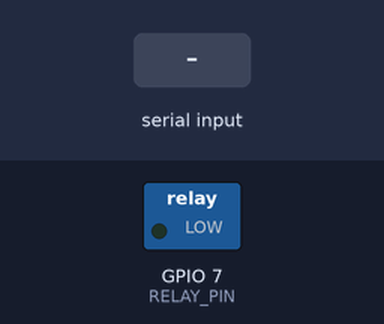
Simulated run of this sketch. Board: ESP32-S3. Parts: switched loads named in the sketch (green lamp = pin HIGH). The inputs (shaded band) are chosen by the test bench. What the sketch prints to the serial monitor is not drawn.

Above: at 1.7 s.
1.8 s: "1" received over Serial
At 2.2 s:
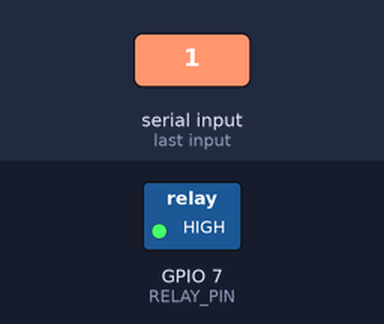
Timing chart, 0 to 4.8 s (numbered marks = the images above; inputs shaded):
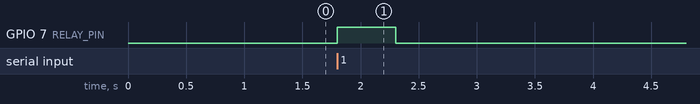

Measured:
- after the input at 1.8 s, GPIO 7 (RELAY_PIN): LOW → HIGH at once, → LOW 0.50 s later

The sketch:

esp32_damage_feedback.ino
```cpp
/*
  esp32_damage_feedback.ino
  -------------------------
  Listens for a trigger byte ('1') over Serial from the Python bridge,
  then pulses a relay (and buzzer) for 500ms on GPIO pin 7.

  Wiring:
    ESP32 3.3V  →  Relay VCC   (use 5V pin if your relay needs 5V)
    ESP32 GND   →  Relay GND
    ESP32 GPIO7 →  Relay IN
    Relay COM   →  Buzzer +
    Buzzer -    →  GND

  Notes:
    - ESP32 GPIO pins are 3.3V logic. Most relay modules accept this,
      but double-check your specific module.
    - If your relay is active-LOW, swap HIGH/LOW in triggerRelay().
    - Baud rate must match arduino_bridge.py (default: 9600).
*/

// ── CONFIG ────────────────────────────────────────────────────────────────────

#define RELAY_PIN     7       // GPIO pin connected to relay IN
#define RELAY_ON      HIGH    // set to LOW if your relay module is active-LOW
#define RELAY_OFF     LOW
#define TRIGGER_MS    500     // how long the relay stays on (milliseconds)
#define BAUD_RATE     9600    // must match arduino_bridge.py

// ─────────────────────────────────────────────────────────────────────────────

void setup() {
  pinMode(RELAY_PIN, OUTPUT);
  digitalWrite(RELAY_PIN, RELAY_OFF);   // make sure relay starts in OFF state

  Serial.begin(BAUD_RATE);

  // small delay to let serial settle — ESP32 bootloader can spit noise
  delay(500);
  Serial.println("[ESP32] Ready. Waiting for trigger...");
}

void triggerRelay() {
  digitalWrite(RELAY_PIN, RELAY_ON);
  delay(TRIGGER_MS);
  digitalWrite(RELAY_PIN, RELAY_OFF);
}

void loop() {
  if (Serial.available() > 0) {
    char incoming = Serial.read();

    if (incoming == '1') {
      Serial.println("[ESP32] Trigger received — activating relay!");
      triggerRelay();
    }
  }
}
```
